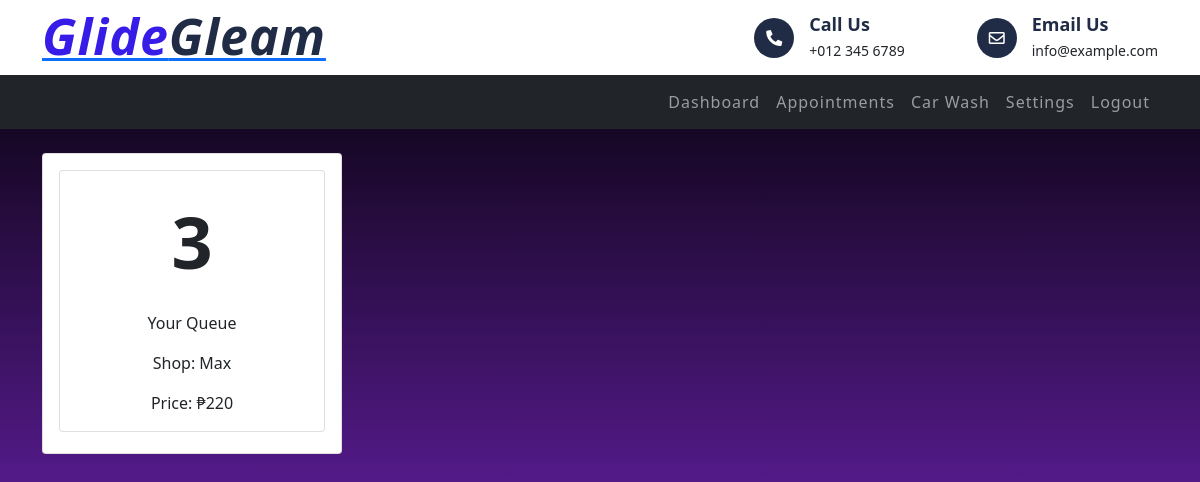
Page /vehicleOwner/index.php on the earlier database version.
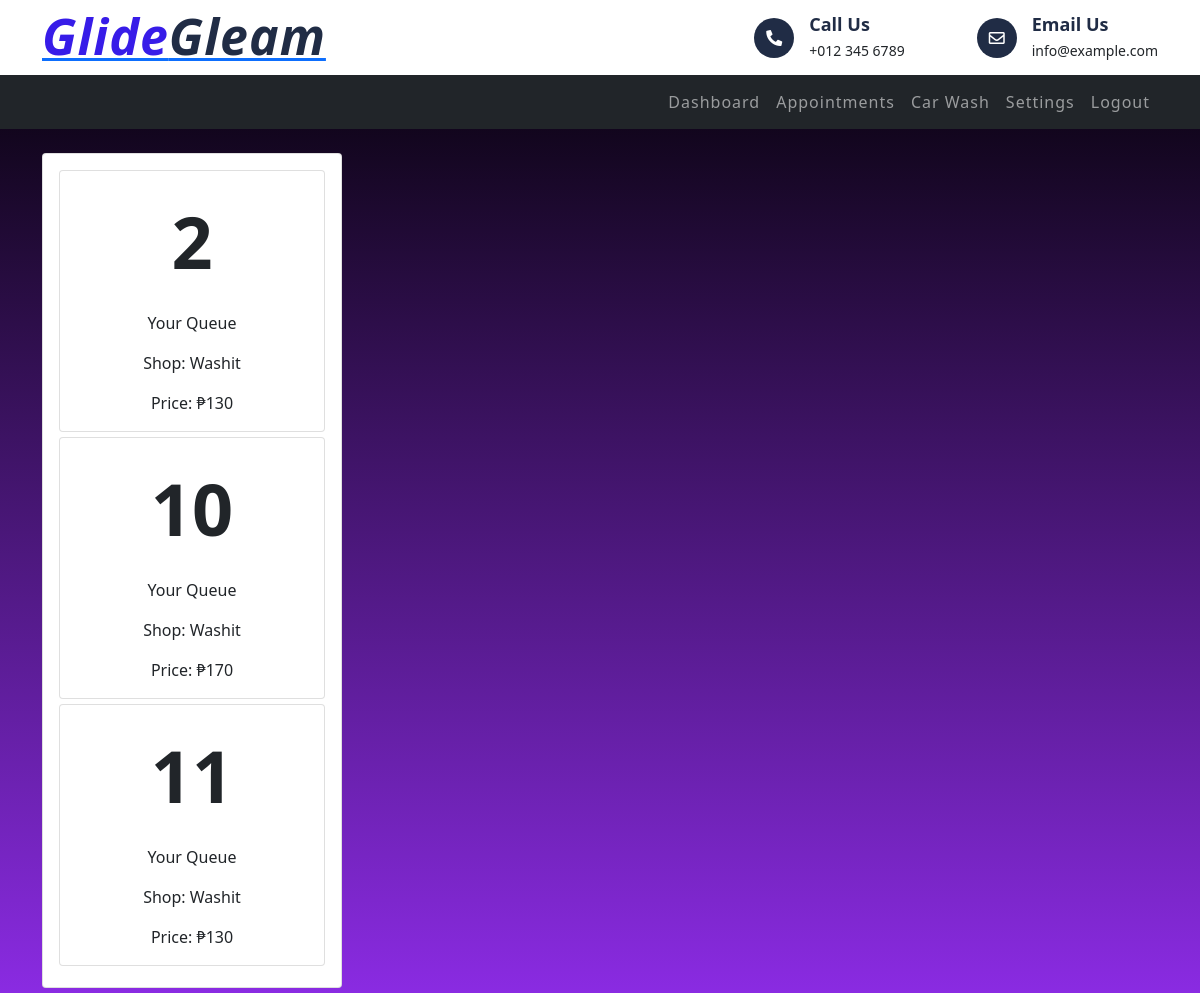
Same page on the later database version.
### tables this page shows
CREATE TABLE `appointment` (
  `appointment_id` int(4) NOT NULL,
  `vehicle_owner_id` int(4) NOT NULL,
  `shop_info_id` int(4) NOT NULL,
  `queue_number` int(3) NOT NULL,
  `appointment_date` datetime NOT NULL,
  `status` varchar(15) NOT NULL,
  `service_id` int(5) NOT NULL,
  `vehicle_type` varchar(10) NOT NULL,
  `vehicle_size` varchar(7) NOT NULL,
  `license_plate` varchar(15) NOT NULL
);

CREATE TABLE `shop_info` (
  `shop_info_id` int(4) NOT NULL,
  `shop_owner_id` int(4) NOT NULL,
  `shop_name` varchar(25) NOT NULL,
  `location` varchar(50) NOT NULL,
  `operating_from` time NOT NULL,
  `operating_to` time NOT NULL
);

CREATE TABLE `services` (
  `service_id` int(4) NOT NULL,
  `shop_info_id` int(3) NOT NULL,
  `serviceName` varchar(25) NOT NULL,
  `service_price` int(5) NOT NULL,
  `vehicle_size` varchar(10) NOT NULL,
  `vehicle_type` varchar(20) NOT NULL
);

### vehicleOwner/index.php (the view, shortened to what this page needs)
<!DOCTYPE html>
<html lang="en">
<head>
    <link href="https://stackpath.bootstrapcdn.com/bootstrap/4.5.2/css/bootstrap.min.css" rel="stylesheet">
     <link href="https://stackpath.bootstrapcdn.com/bootstrap/4.4.1/css/bootstrap.min.css" rel="stylesheet">
        <link href="https://cdnjs.cloudflare.com/ajax/libs/font-awesome/5.10.0/css/all.min.css" rel="stylesheet">
        <link href="lib/flaticon/font/flaticon.css" rel="stylesheet">
        <link href="lib/animate/animate.min.css" rel="stylesheet">
        <link href="lib/owlcarousel/assets/owl.carousel.min.css" rel="stylesheet">
        <link href="../css/style.css" rel="stylesheet">
        <link href="https://cdn.jsdelivr.net/npm/bootstrap@5.0.0-beta2/dist/css/bootstrap.min.css" rel="stylesheet" />
</head>
<body>
     <div class="top-bar">
            <div class="container">
                <div class="row align-items-center">
                    <div class="col-lg-4 col-md-12">
                        <div class="logo">
                            <a href="index.php">
                                <h1>Glide<span>Gleam</span></h1>
                            </a>
                        </div>
                    </div>
                    <div class="col-lg-8 col-md-7 d-none d-lg-block">
                        <div class="row">
                            <div class="col-4">
                            </div>
                            <div class="col-4">
                                <div class="top-bar-item">
                                    <div class="top-bar-icon">
                                        <i class="fa fa-phone-alt"></i>
                                    </div>
                                    <div class="top-bar-text">
                                        <h3>Call Us</h3>
                                        <p>+012 345 6789</p>
                                    </div>
                                </div>
                            </div>
                            <div class="col-4">
                                <div class="top-bar-item">
                                    <div class="top-bar-icon">
                                        <i class="far fa-envelope"></i>
                                    </div>
                                    <div class="top-bar-text">
                                        <h3>Email Us</h3>
                                        <p>info@example.com</p>
                                    </div>
                                </div>
                            </div>
                        </div>
                    </div>
                </div>
            </div>
        </div>
    <nav class="nav-bar navbar-expand-lg navbar-dark bg-dark">
        <div class="container">
            <div class="collapse navbar-collapse" id="navbarNav">
                <ul class="navbar-nav ml-auto">
                    <li class="nav-item">
                        <a class="nav-link" href="index.php">Dashboard</a>
                    </li>
                    <li class="nav-item">
                        <a class="nav-link" href="appointment.php">Appointments</a>
                    </li>
                    <li class="nav-item">
                        <a class="nav-link" href="booking.php">Car Wash</a>
                    </li>
                    <li class="nav-item">
                        <a class="nav-link" href="#">Settings</a>
                    </li>
                    <li class="nav-item">
                        <a class="nav-link" href="../signout.php">Logout</a>
                    </li>
                </ul>
            </div>
        </div>
    </nav>
    <div class="container mt-4">
        <div class="row justify-content-start">
            <div class="col-md-4">
                <div class="card custom-card">
                    <div class="card-body text-center">
                    <?php
include("../connection.php");
$sql = "SELECT appointment.*, services.service_price
        FROM appointment
        INNER JOIN services ON appointment.service_id = services.service_id
        WHERE appointment.status = 'Not Completed'";
$result = $database->query($sql);
if ($result->num_rows > 0) {
    while($row = $result->fetch_assoc()) {
        $queue_number = $row["queue_number"];
        $shop_info_id = $row["shop_info_id"];
        $service_price = $row["service_price"];
        $shop_sql = "SELECT shop_name FROM shop_info WHERE shop_info_id = $shop_info_id";
        $shop_result = $database->query($shop_sql);
        $shop_name = "";
        if ($shop_result->num_rows > 0) {
            $shop_row = $shop_result->fetch_assoc();
            $shop_name = $shop_row["shop_name"];
        }
        echo '<div class="card custom-card">';
        echo '<div class="card-body text-center">';
        echo '<p class="queue-number">'.$queue_number.'</p>';
        echo '<p class="card-text">Your Queue</p>';
        echo '<p class="card-text">Shop: '.$shop_name.'</p>';
        echo '<p class="card-text">Price: &#x20B1;'.$service_price.'</p>';
        echo '</div>';
        echo '</div>';
    }
} else {
    echo "No appointments found.";
}
?>
                    </div>
                </div>
            </div>
        </div>
    </div>
</body>
</html>

### css/style.css (style rules this page uses)
body { color: #444444; font-weight: 400; background: #ffffff; font-family: 'Barlow', sans-serif; }
h1, h2, h3, h4, h5, h6 { color: #202C45; }
a { color: #202C45; transition: .3s; }
.top-bar { position: relative; height: 75px; display: flex; align-items: center; background: #ffffff; }
.top-bar .logo { text-align: left; overflow: hidden; }
.top-bar .logo h1 { margin: -4px 0 0 0; color: #371ce8; font-size: 50px; line-height: 50px; font-weight: 800; letter-spacing: 1px; font-style: italic; }
.top-bar .logo h1 span { color: #202C45; }
.top-bar .top-bar-item { display: flex; align-items: center; justify-content: flex-end; }
.top-bar .top-bar-icon { width: 40px; height: 40px; display: flex; align-items: center; justify-content: center; background: #202C45; border-radius: 40px; }
.top-bar .top-bar-icon i { margin: 0; color: #ffffff; font-size: 16px; }
.top-bar .top-bar-text { padding-left: 15px; }
.top-bar .top-bar-text h3 { margin: 0 0 5px 0; font-size: 18px; font-weight: 600; }
.top-bar .top-bar-text p { margin: 0; font-size: 14px; font-weight: 400; }
.nav-bar { position: relative; background: #202C45; }
.navbar-dark .navbar-nav .nav-link, .navbar-dark .navbar-nav .nav-link:focus, .navbar-dark .navbar-nav .nav-link:hover, .navbar-dark .navbar-nav .nav-link.active { color: #ffffff; padding: 15px; font-weight: 500; letter-spacing: 1px; }

### vehicleOwner/index.php (style rules this page uses)
.custom-card { max-width: 300px; margin-bottom: 5px; }
.queue-number { font-size: 72px; font-weight: bold; }
html, body { height: 100%; margin: 0; padding: 0; overflow-x: hidden; }
body { background: linear-gradient(to bottom, #000000, #8A2BE2); }

Differences in the rows shown:
removed appointment: queue_number "3", shop_info.shop_name "Max", service.service_price "220"
now on this page (row edited): appointment: queue_number "2", shop_info.shop_name "Washit", service.service_price "130"
now on this page (row edited): appointment: queue_number "10", shop_info.shop_name "Washit", service.service_price "170"
now on this page (row edited): appointment: queue_number "11", shop_info.shop_name "Washit", service.service_price "130"
